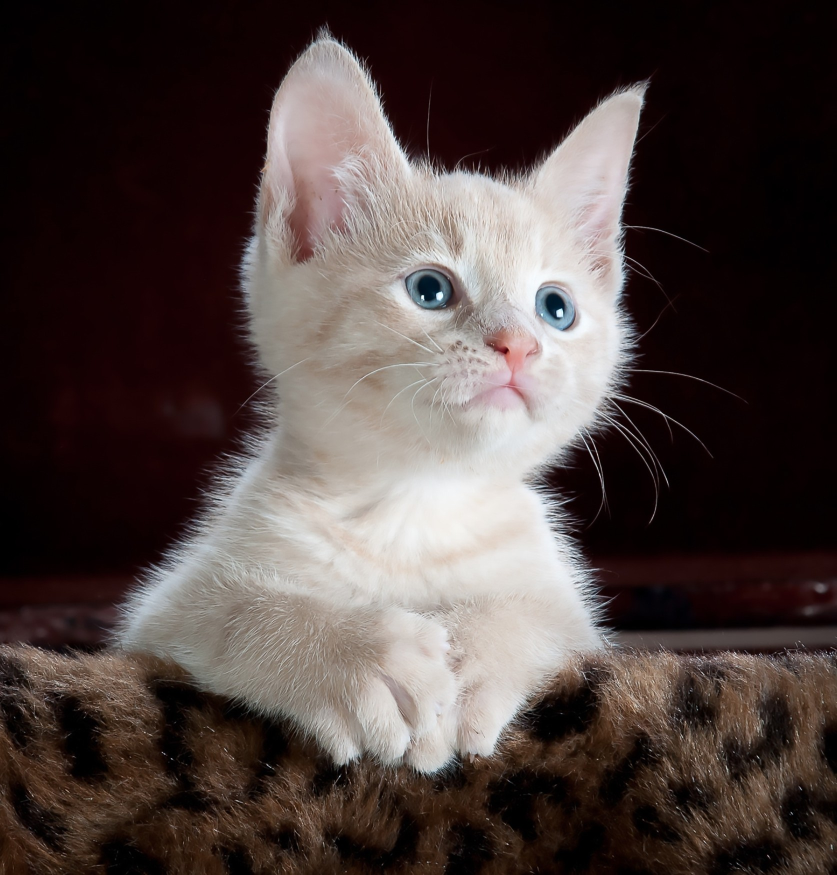
#> input picture pics/1.jpg, 1674 x 1750 px (shown at 1/2 size)
$ python openCV_functions.py
#> lines starting #> are read from the running program, lines starting #| are printed output that depends on the picture; after the words box and inside, x2 and y2 are one past the last pixel; in counts of white or black regions, pixels touching at a corner belong together
import cv2 as cv

img = cv.imread('pics/1.jpg')
#> img is the input picture: shape (1750, 1674, 3); mean B, G, R 64.1, 66.7, 78.5
cv.imshow('Cat', img)

# # converting to grayscale
gray = cv.cvtColor(img, cv.COLOR_BGR2GRAY)
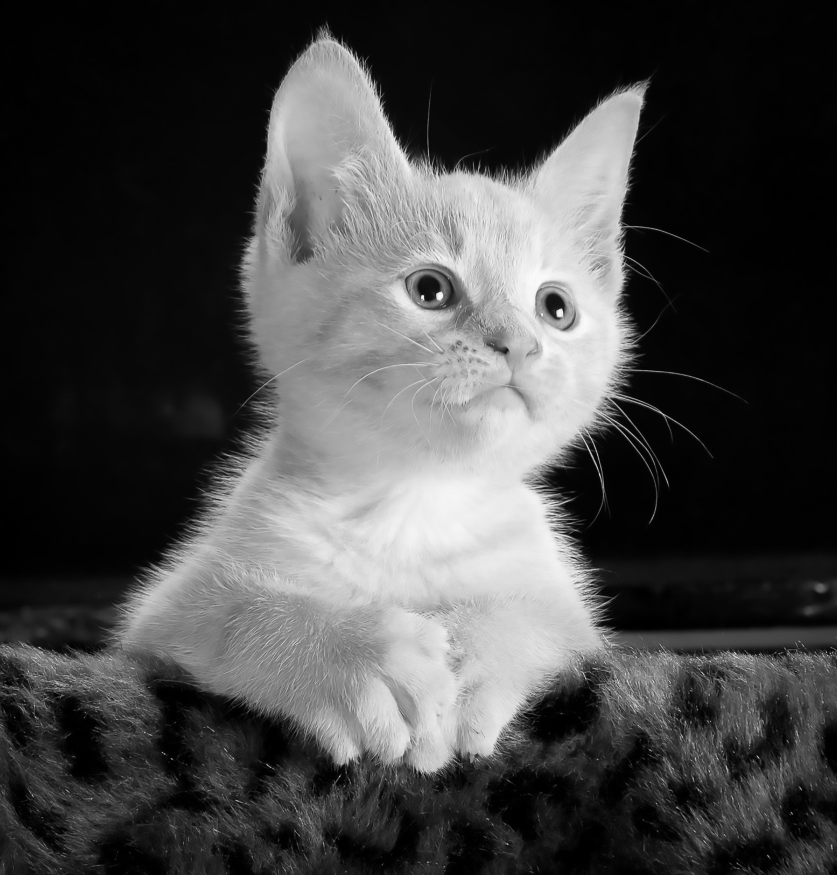
#> gray: shape (1750, 1674) (shown at 1/2 size); min 0, max 253, mean 70
cv.imshow('Gray', gray)

# #Blur
blur = cv.GaussianBlur(img, (7,7), cv.BORDER_DEFAULT)
cv.imshow('Blur', blur)

# #Edge cascade
canny = cv.Canny(img, 125, 175)
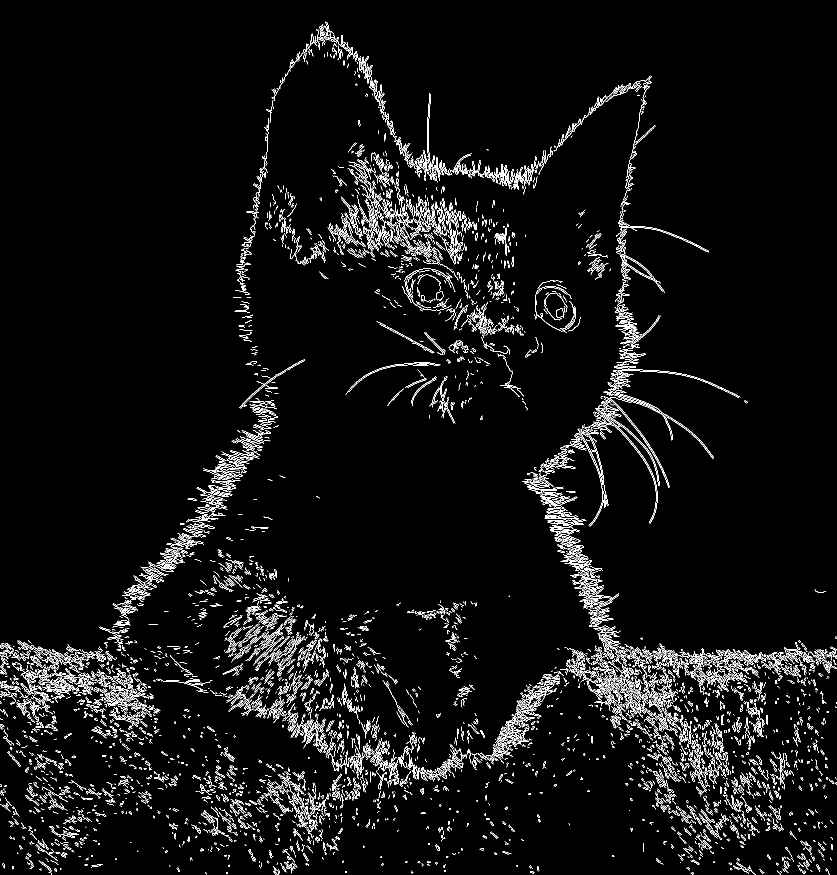
#> canny: shape (1750, 1674) (shown at 1/2 size); 4.3% white in thin lines or dots
cv.imshow('Canny Edges', canny)
#
# #Dilating the image
dilated = cv.dilate(canny, (7,7), iterations=3)
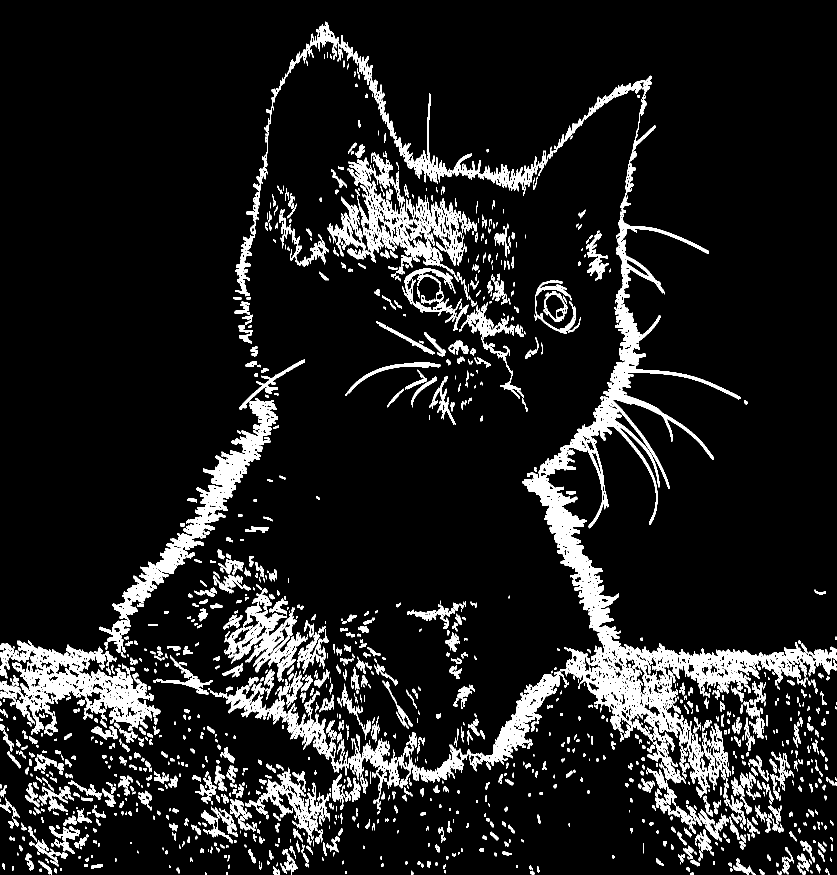
#> dilated: shape (1750, 1674) (shown at 1/2 size); 10.6% white; 1675 white regions (497 under 20 px), largest, box (x1, y1, x2, y2) and area: (956, 151, 1674, 1588) 85717, (0, 1281, 321, 1469) 22345, (198, 796, 556, 1305) 20484
cv.imshow('Dilated', dilated)
#
# #Eroding
eroded = cv.erode(dilated, (7,7), iterations=3)
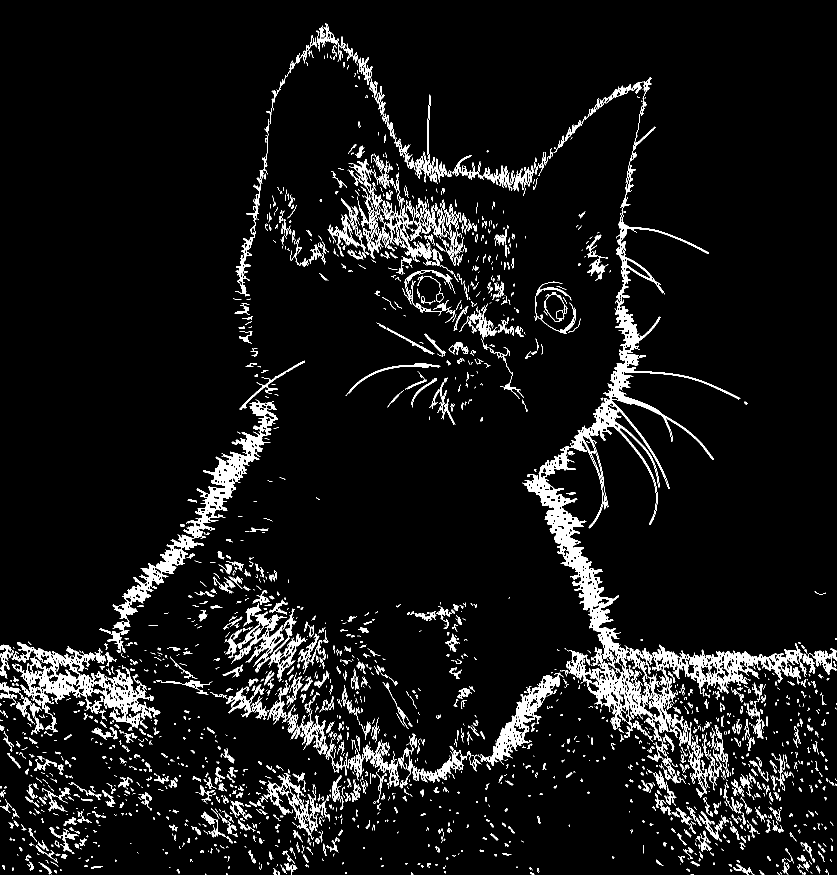
#> eroded: shape (1750, 1674) (shown at 1/2 size); 6.7% white; 2636 white regions (1666 under 20 px), largest, box (x1, y1, x2, y2) and area: (1045, 154, 1481, 1567) 43000, (198, 799, 556, 1305) 14692, (0, 1284, 321, 1460) 13339
cv.imshow('Eroded', eroded)

#resize
resized = cv.resize(img, (500, 500), interpolation=cv.INTER_CUBIC)
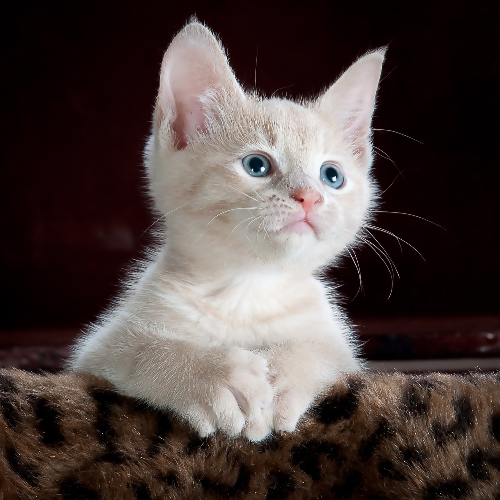
#> resized: shape (500, 500, 3); mean B, G, R 64.1, 66.7, 78.5
cv.imshow('Resized', resized)

#cropping
cropped = img[50:200, 200:400]
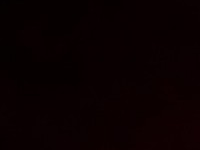
#> cropped: shape (150, 200, 3); mean B, G, R 0.816, 0.186, 10.01
cv.imshow('Cropped', cropped)

cv.waitKey(0)

$ run again, with pics/2.jpg copied over pics/1.jpg
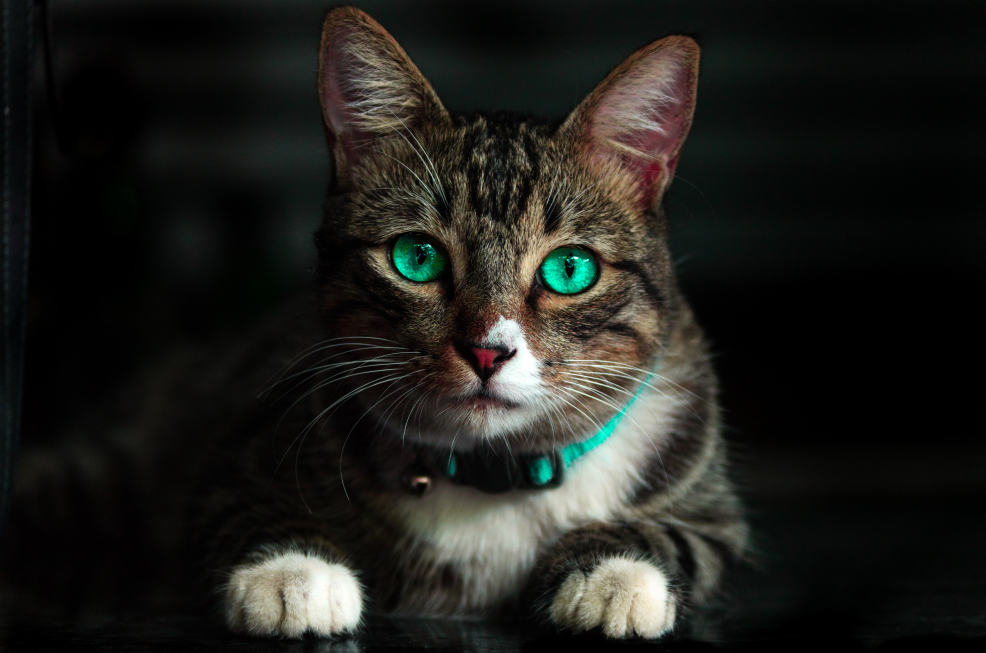
#> input picture pics/2.jpg, 4928 x 3264 px (shown at 1/5 size)
#> img is the input picture: shape (3264, 4928, 3); mean B, G, R 27.9, 32, 31.8
#> `canny = cv.Canny(img, 125, 175)`:
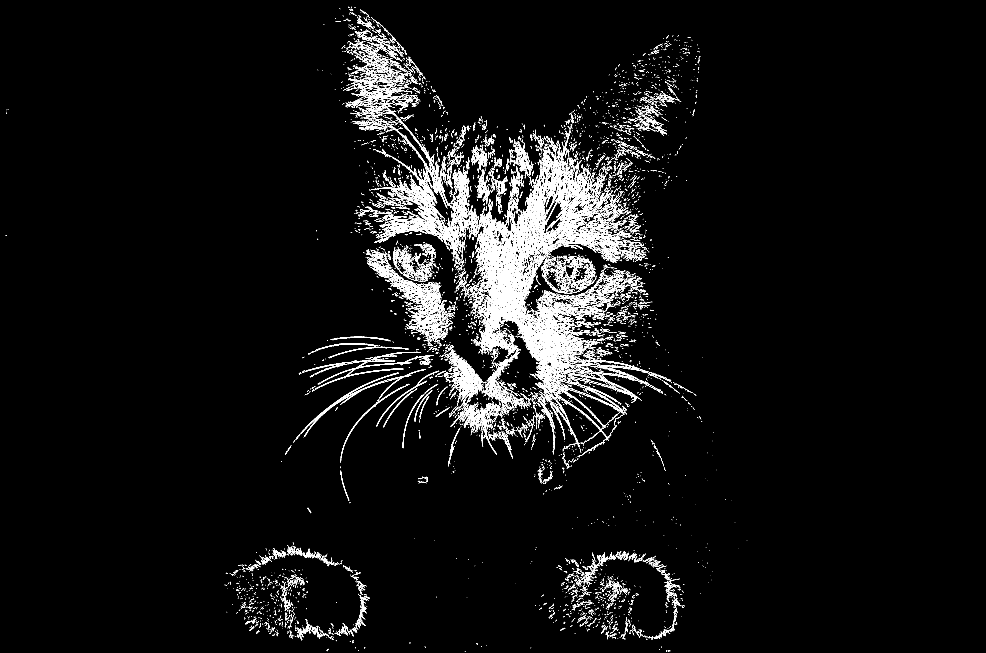
#> canny: shape (3264, 4928) (shown at 1/5 size); 2.2% white in thin lines or dots, all inside (x1, y1, x2, y2) = (29, 33, 3736, 3258)
#> dilated: shape (3264, 4928); 5.7% white; 4735 white regions (2041 under 20 px), largest, box (x1, y1, x2, y2) and area: (2368, 709, 3356, 2274) 375174, (1728, 220, 2305, 1290) 102512, (1833, 1248, 2265, 1734) 46053
#> eroded: shape (3264, 4928); 3.4% white; 7333 white regions (5219 under 20 px), largest, box (x1, y1, x2, y2) and area: (2397, 1161, 3327, 2204) 122662, (2658, 819, 3171, 1442) 52676, (1833, 1251, 2231, 1733) 29127
#> `cropped = img[50:200, 200:400]`:
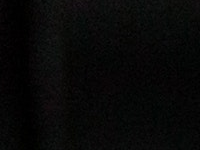
#> cropped: shape (150, 200, 3); mean B, G, R 7.2, 7.5, 7.4

$ run again, with pics/3.jpg copied over pics/1.jpg
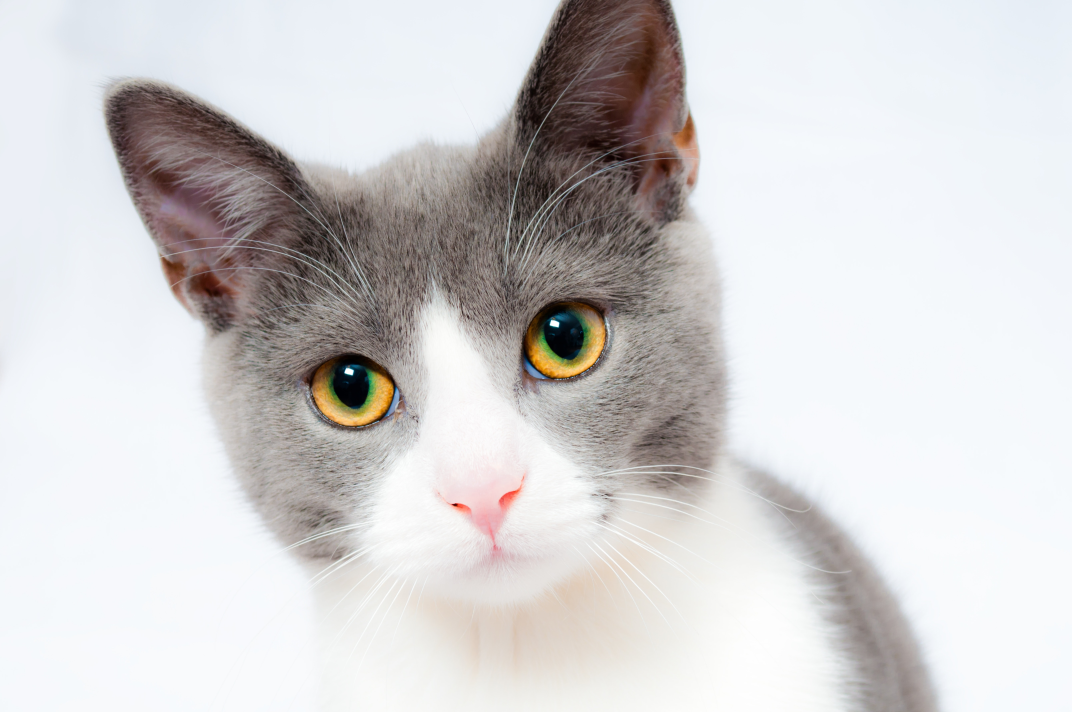
#> input picture pics/3.jpg, 5360 x 3560 px (shown at 1/5 size)
#> img is the input picture: shape (3560, 5360, 3); mean B, G, R 208.7, 208.3, 210.2
#> `canny = cv.Canny(img, 125, 175)`:
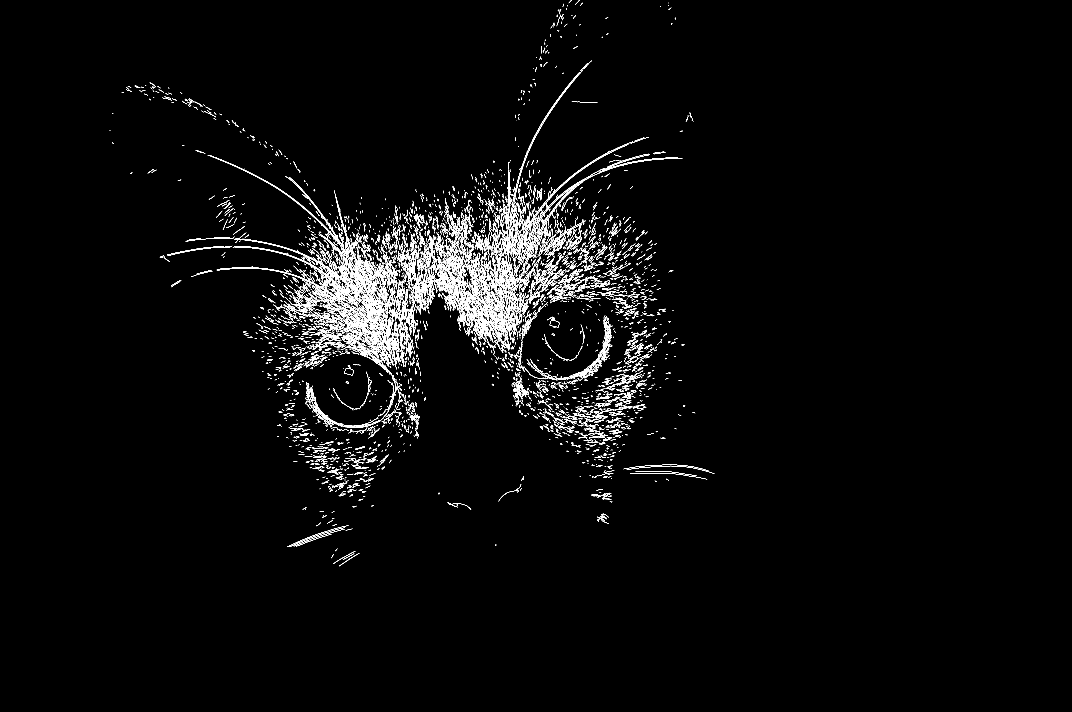
#> canny: shape (3560, 5360) (shown at 1/5 size); 1.2% white in thin lines or dots, all inside (x1, y1, x2, y2) = (548, 0, 3573, 2832)
#> dilated: shape (3560, 5360); 3% white; 3754 white regions (635 under 20 px), largest, box (x1, y1, x2, y2) and area: (1038, 775, 2014, 2112) 119622, (2177, 1160, 2571, 1756) 51791, (2564, 685, 3245, 1277) 12635
#> eroded: shape (3560, 5360); 1.5% white in thin lines or dots, all inside (x1, y1, x2, y2) = (548, 0, 3573, 2835)
#> `cropped = img[50:200, 200:400]`:
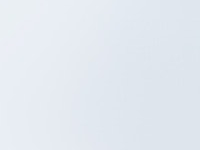
#> cropped: shape (150, 200, 3); mean B, G, R 240.3, 233.2, 227.3

$ run again, with pics/4.jpg copied over pics/1.jpg
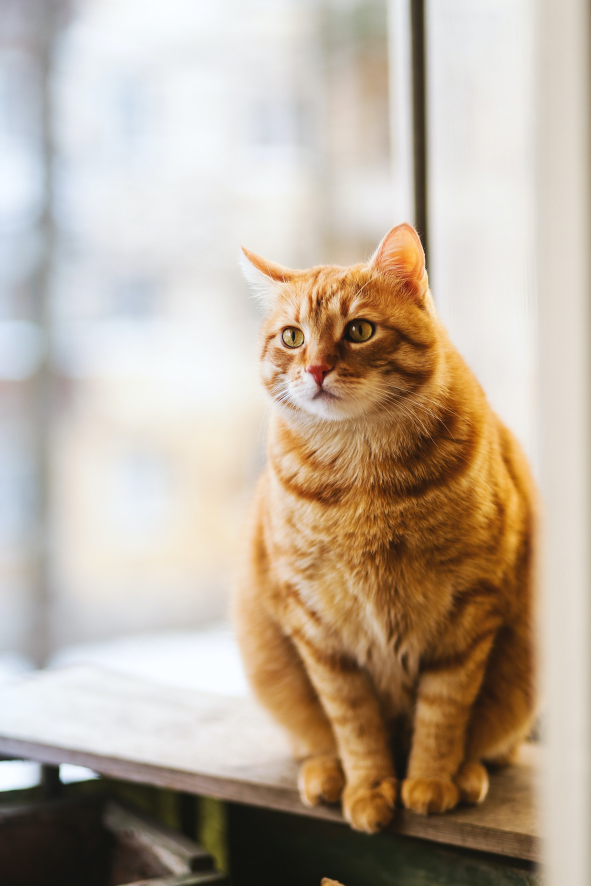
#> input picture pics/4.jpg, 1771 x 2657 px (shown at 1/3 size)
#> img is the input picture: shape (2657, 1771, 3); mean B, G, R 157.9, 174.2, 188.7
#> `canny = cv.Canny(img, 125, 175)`:
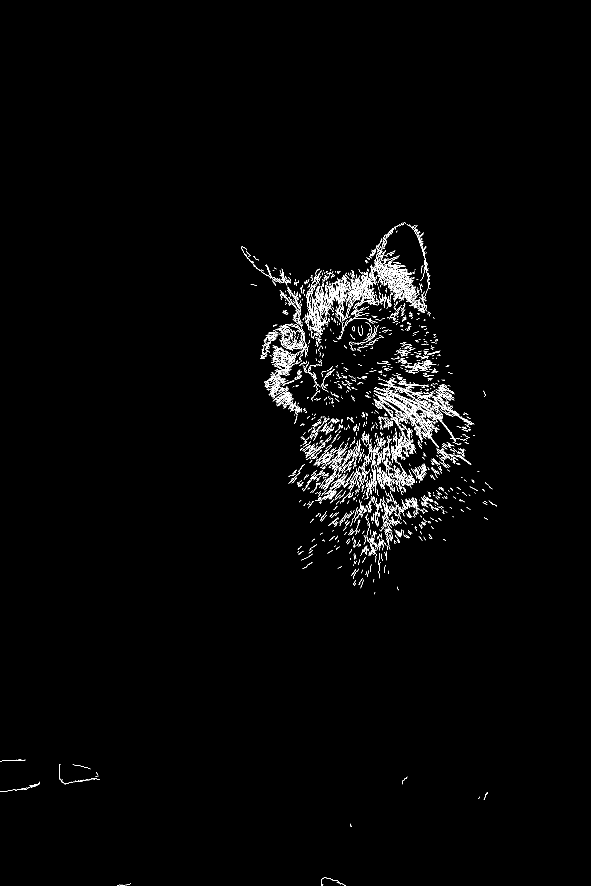
#> canny: shape (2657, 1771) (shown at 1/3 size); 1.2% white in thin lines or dots, all inside (x1, y1, x2, y2) = (0, 666, 1490, 2657)
#> dilated: shape (2657, 1771); 3% white; 786 white regions (217 under 20 px), largest, box (x1, y1, x2, y2) and area: (1121, 1119, 1423, 1398) 23939, (1004, 703, 1283, 980) 18738, (900, 1310, 1079, 1513) 10430
#> eroded: shape (2657, 1771); 1.7% white; 1367 white regions (872 under 20 px), largest, box (x1, y1, x2, y2) and area: (1121, 1129, 1423, 1374) 14673, (1130, 706, 1283, 942) 6629, (793, 1043, 896, 1243) 6024
#> `cropped = img[50:200, 200:400]`:
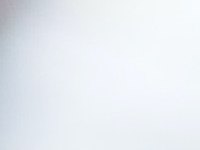
#> cropped: shape (150, 200, 3); mean B, G, R 242.4, 237, 232.2
